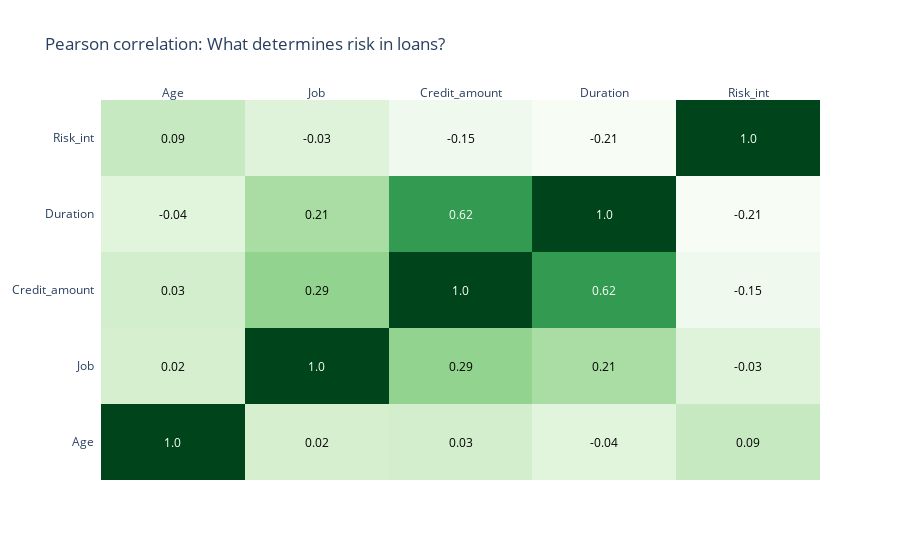

The notebook cell saved with this chart:
### Code cell
import chart_studio.plotly as py
import plotly.figure_factory as ff

corr = df.corr()

arr_corr = corr.values
arr_corr = np.around(arr_corr, decimals=2)

columns = corr.columns.values.tolist()

fig = ff.create_annotated_heatmap(arr_corr, x=columns, y=columns, colorscale='Greens')

fig.layout.title = 'Pearson correlation: What determines risk in loans?'
iplot(fig, filename='annotated_heatmap')

### Figure 1 — Plotly figure (JSON) as saved in the notebook; plotly's stock layout.template omitted (floating-point values rounded to 4 significant figures)
{"data": [{"colorscale": [[0, "rgb(247,252,245)"], [0.125, "rgb(229,245,224)"], [0.25, "rgb(199,233,192)"], [0.375, "rgb(161,217,155)"], [0.5, "rgb(116,196,118)"], [0.625, "rgb(65,171,93)"], [0.75, "rgb(35,139,69)"], [0.875, "rgb(0,109,44)"], [1, "rgb(0,68,27)"]], "reversescale": false, "showscale": false, "type": "heatmap", "x": ["Age", "Job", "Credit_amount", "Duration", "Risk_int"], "y": ["Age", "Job", "Credit_amount", "Duration", "Risk_int"], "z": [[1, 0.02, 0.03, -0.04, 0.09], [0.02, 1, 0.29, 0.21, -0.03], [0.03, 0.29, 1, 0.62, -0.15], [-0.04, 0.21, 0.62, 1, -0.21], [0.09, -0.03, -0.15, -0.21, 1]]}], "layout": {"annotations": [{"font": {"color": "#FFFFFF"}, "showarrow": false, "text": "1.0", "x": "Age", "xref": "x", "y": "Age", "yref": "y"}, {"font": {"color": "#000000"}, "showarrow": false, "text": "0.02", "x": "Job", "xref": "x", "y": "Age", "yref": "y"}, {"font": {"color": "#000000"}, "showarrow": false, "text": "0.03", "x": "Credit_amount", "xref": "x", "y": "Age", "yref": "y"}, {"font": {"color": "#000000"}, "showarrow": false, "text": "-0.04", "x": "Duration", "xref": "x", "y": "Age", "yref": "y"}, {"font": {"color": "#000000"}, "showarrow": false, "text": "0.09", "x": "Risk_int", "xref": "x", "y": "Age", "yref": "y"}, {"font": {"color": "#000000"}, "showarrow": false, "text": "0.02", "x": "Age", "xref": "x", "y": "Job", "yref": "y"}, {"font": {"color": "#FFFFFF"}, "showarrow": false, "text": "1.0", "x": "Job", "xref": "x", "y": "Job", "yref": "y"}, {"font": {"color": "#000000"}, "showarrow": false, "text": "0.29", "x": "Credit_amount", "xref": "x", "y": "Job", "yref": "y"}, {"font": {"color": "#000000"}, "showarrow": false, "text": "0.21", "x": "Duration", "xref": "x", "y": "Job", "yref": "y"}, {"font": {"color": "#000000"}, "showarrow": false, "text": "-0.03", "x": "Risk_int", "xref": "x", "y": "Job", "yref": "y"}, {"font": {"color": "#000000"}, "showarrow": false, "text": "0.03", "x": "Age", "xref": "x", "y": "Credit_amount", "yref": "y"}, {"font": {"color": "#000000"}, "showarrow": false, "text": "0.29", "x": "Job", "xref": "x", "y": "Credit_amount", "yref": "y"}, {"font": {"color": "#FFFFFF"}, "showarrow": false, "text": "1.0", "x": "Credit_amount", "xref": "x", "y": "Credit_amount", "yref": "y"}, {"font": {"color": "#FFFFFF"}, "showarrow": false, "text": "0.62", "x": "Duration", "xref": "x", "y": "Credit_amount", "yref": "y"}, {"font": {"color": "#000000"}, "showarrow": false, "text": "-0.15", "x": "Risk_int", "xref": "x", "y": "Credit_amount", "yref": "y"}, {"font": {"color": "#000000"}, "showarrow": false, "text": "-0.04", "x": "Age", "xref": "x", "y": "Duration", "yref": "y"}, {"font": {"color": "#000000"}, "showarrow": false, "text": "0.21", "x": "Job", "xref": "x", "y": "Duration", "yref": "y"}, {"font": {"color": "#FFFFFF"}, "showarrow": false, "text": "0.62", "x": "Credit_amount", "xref": "x", "y": "Duration", "yref": "y"}, {"font": {"color": "#FFFFFF"}, "showarrow": false, "text": "1.0", "x": "Duration", "xref": "x", "y": "Duration", "yref": "y"}, {"font": {"color": "#000000"}, "showarrow": false, "text": "-0.21", "x": "Risk_int", "xref": "x", "y": "Duration", "yref": "y"}, {"font": {"color": "#000000"}, "showarrow": false, "text": "0.09", "x": "Age", "xref": "x", "y": "Risk_int", "yref": "y"}, {"font": {"color": "#000000"}, "showarrow": false, "text": "-0.03", "x": "Job", "xref": "x", "y": "Risk_int", "yref": "y"}, {"font": {"color": "#000000"}, "showarrow": false, "text": "-0.15", "x": "Credit_amount", "xref": "x", "y": "Risk_int", "yref": "y"}, {"font": {"color": "#000000"}, "showarrow": false, "text": "-0.21", "x": "Duration", "xref": "x", "y": "Risk_int", "yref": "y"}, {"font": {"color": "#FFFFFF"}, "showarrow": false, "text": "1.0", "x": "Risk_int", "xref": "x", "y": "Risk_int", "yref": "y"}], "title": {"text": "Pearson correlation: What determines risk in loans?"}, "xaxis": {"dtick": 1, "gridcolor": "rgb(0, 0, 0)", "side": "top", "ticks": ""}, "yaxis": {"dtick": 1, "ticks": "", "ticksuffix": "  "}}}
